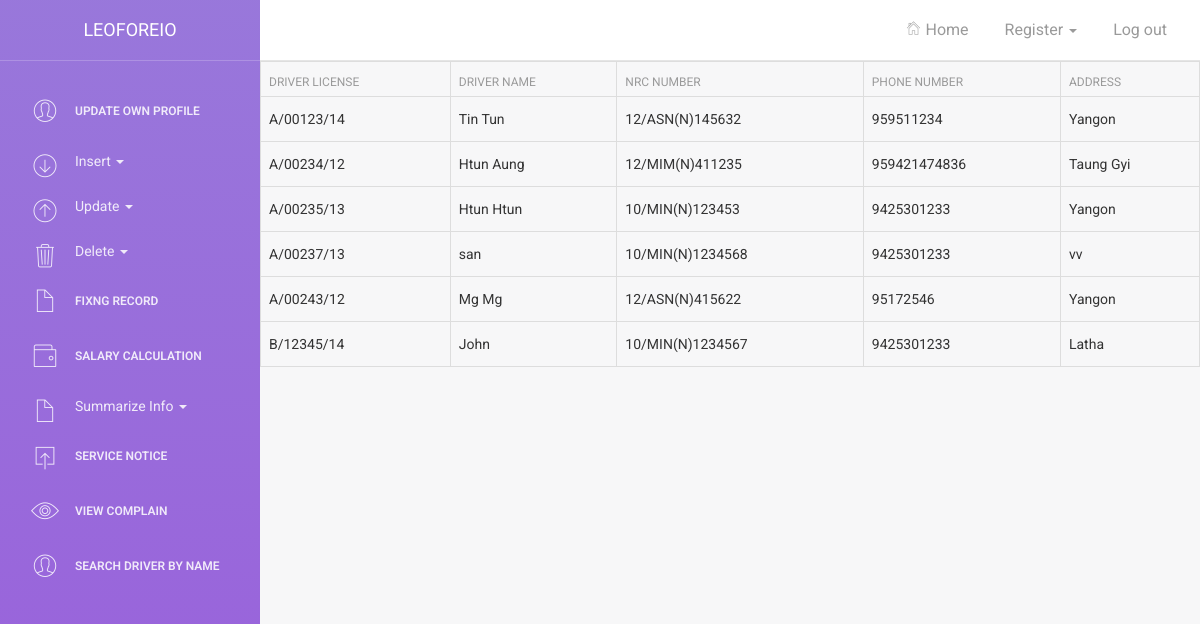
The app's page /DriverDetail.php with its own data.
### tables this page shows
CREATE TABLE IF NOT EXISTS `driver` (
  `driverId` varchar(50) NOT NULL DEFAULT '',
  `busId` varchar(20) NOT NULL DEFAULT '',
  `driverName` varchar(30) DEFAULT NULL,
  `nrcNumber` varchar(30) NOT NULL DEFAULT '',
  `phNumber` bigint(30) DEFAULT NULL,
  `address` varchar(100) DEFAULT NULL,
  PRIMARY KEY (`driverId`,`busId`,`nrcNumber`)
);

### DriverDetail.php (the view, shortened to what this page needs)
<!doctype html>
<html lang="en">
<head>
    <link href="assets/css/bootstrap.min.css" rel="stylesheet" />
    <link href="assets/css/animate.min.css" rel="stylesheet"/>
    <link href="assets/css/light-bootstrap-dashboard.css" rel="stylesheet"/>
    <link href="assets/css/demo.css" rel="stylesheet" />
    <link href="http://maxcdn.bootstrapcdn.com/font-awesome/4.2.0/css/font-awesome.min.css" rel="stylesheet">
    <link href="assets/css/pe-icon-7-stroke.css" rel="stylesheet" />
</head>
<body>
<div class="wrapper">
    <div class="sidebar" data-color="purple" data-image="assets/img/sidebar-5.jpg">
    	<div class="sidebar-wrapper">
            <div class="logo">
                 <a href="" class="simple-text">Leoforeio</a>
            </div>
            <ul class="nav">
                <li>
                    <a href="register.php">
                        <i class="pe-7s-user"></i>
                        <p>Update Own Profile</p>
                    </a>
                </li>
             <li class="dropdown">
                              <a href="" class="dropdown-toggle" data-toggle="dropdown">
                               <i class="pe-7s-bottom-arrow"></i>    Insert
                                    <b class="caret"></b>
                              </a>
                        </li>
                  <li class="dropdown">
                              <a href="" class="dropdown-toggle" data-toggle="dropdown">
                                  <i class="pe-7s-up-arrow"></i>Update
                                    <b class="caret"></b>
                              </a>
                        </li>
                  <li class="dropdown">
                              <a href="" class="dropdown-toggle" data-toggle="dropdown"><i class="pe-7s-trash"></i>
                                   Delete
                                    <b class="caret"></b>
                              </a>
                        </li>
                <li>
                    <a href="fixingRecord.html">
                        <i class="pe-7s-file"></i>
                        <p>Fixng Record</p>
                    </a>
                </li>
                <li>
                    <a href="salary.html">
                        <i class="pe-7s-wallet"></i>
                        <p>Salary Calculation</p>
                    </a>
                </li>
               <li class="dropdown">
                              <a href="" class="dropdown-toggle" data-toggle="dropdown"><i class="pe-7s-file"></i>
                                   Summarize Info
                                    <b class="caret"></b>
                              </a>
                        </li>
                <li>
                    <a href="serviceNoticeInsert.php">
                        <i class="pe-7s-upload"></i>
                        <p>Service Notice</p>
                    </a>
                <li>
                <li>
                    <a href="ComplainDetail.php">
                        <i class="pe-7s-look"></i>
                        <p>View Complain</p>
                    </a>
                </li>
                <li>
                    <a href="Driversearch.php">
                        <i class="pe-7s-user"></i>
                        <p>Search Driver by Name</p>
                    </a>
                </li>
				</ul>
    	</div>
    </div>
    <div class="main-panel">
        <nav class="navbar navbar-default navbar-fixed">
            <div class="container-fluid">
                <div class="collapse navbar-collapse">
                    <ul class="nav navbar-nav navbar-right">
                        <li>
                           <a href="AdminHome.php">
                              <i class="pe-7s-home"></i> Home
                            </a>
                        </li>
                        <li class="dropdown">
                              <a href="register.php" class="dropdown-toggle" data-toggle="dropdown">
                                   Register
                                    <b class="caret"></b>
                              </a>
                        </li>
                        <li>
                            <a href="logout.php">
                                Log out
                            </a>
                        </li>
                    </ul>
                </div>
            </div>
        </nav>
             <?php
			require 'dbconnect.php';
             $sql=$conn->query("Select * from driver");?>
                              <div class="table-responsive">
                            <table class="table table-bordered table-hover " id="dataTables-example">
                                <thead>
                                    <tr>
                                        <th>Driver License</th>
                                        <th>Driver Name</th>
                                        <th>NRC Number</th>
                                        <th>Phone Number</th>
                                        <th>Address</th>
                                    </tr>
                                </thead>
                                <tbody>
                                   <?php foreach ($sql as $row) {?>
                                   <tr>
 		<td><?php 	echo $row['driverId']; ?></td>
 		<td><?php 	echo $row['driverName']; ?></td>
 		<td><?php	echo $row['nrcNumber']; ?></td>
 		<td><?php	echo $row['phNumber']; ?></td>
 		<td><?php	echo $row['address']; ?></td>
 		</tr>
 		<?php
}
?>
            </tbody>
                            </table>
           </div>
   </body>
</html>

### records on screen
driver: driverId "A/00123/14", driverName "Tin Tun", nrcNumber "12/ASN(N)145632", phNumber "959511234", address "Yangon"
driver: driverId "A/00234/12", driverName "Htun Aung", nrcNumber "12/MIM(N)411235", phNumber "959421474836", address "Taung Gyi"
driver: driverId "A/00235/13", driverName "Htun Htun", nrcNumber "10/MIN(N)123453", phNumber "9425301233", address "Yangon"
driver: driverId "A/00237/13", driverName "san", nrcNumber "10/MIN(N)1234568", phNumber "9425301233", address "vv"
driver: driverId "A/00243/12", driverName "Mg Mg", nrcNumber "12/ASN(N)415622", phNumber "95172546", address "Yangon"
driver: driverId "B/12345/14", driverName "John", nrcNumber "10/MIN(N)1234567", phNumber "9425301233", address "Latha"
